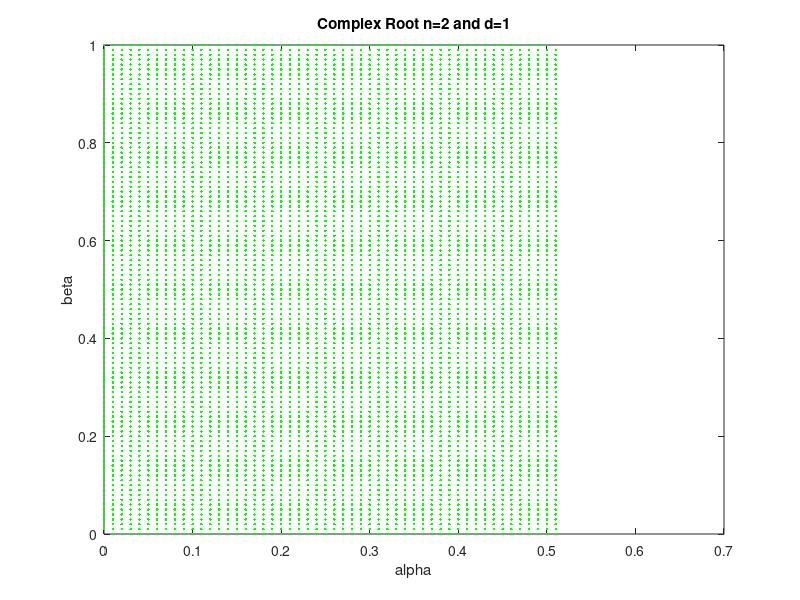
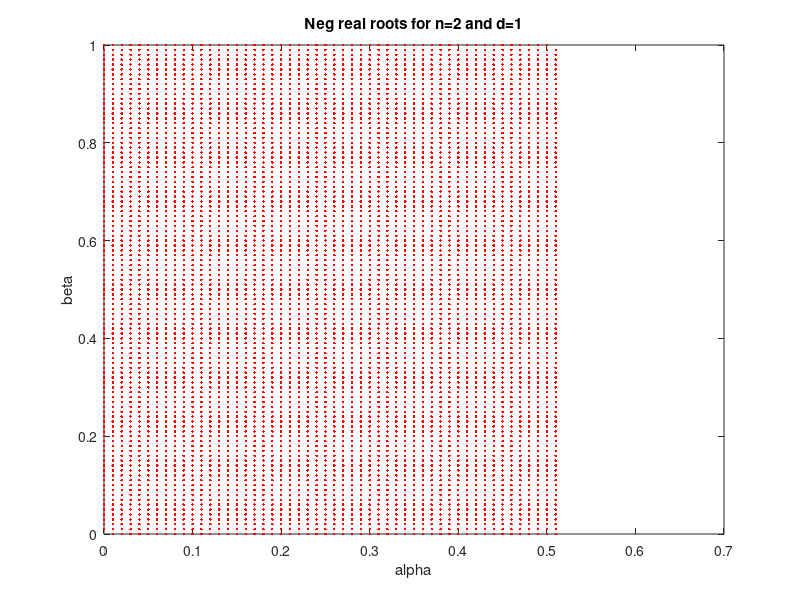
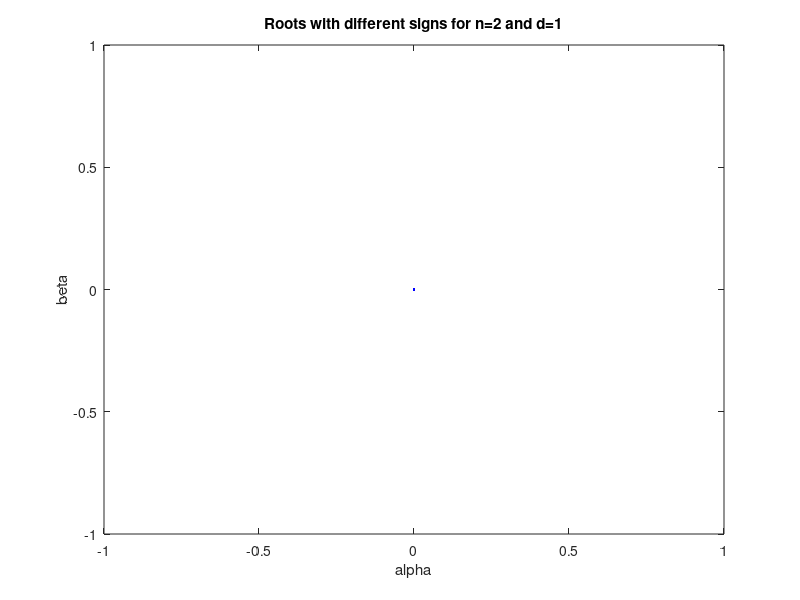
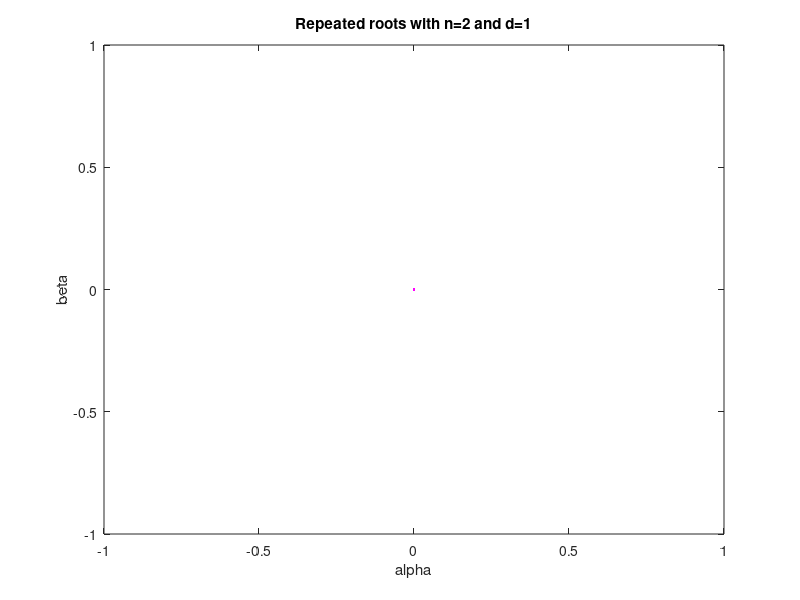

The MATLAB source for these figures, in order:
% This script simulates the parameter space for reaction diffusion system
% with Schnakneberg Model.
% Author Wakil Sarfaraz 27/04/2016
clear all;
tic
xmax =1;
N = 100; %(Number of points on the x, y interval on which the equation is solved.
X = linspace(0,xmax,N+1); %This divides the interval into N equispaced sub intervals.
%X = 0: 1/N :1; This can also be used to create the same X.
[x, y] = meshgrid(X,X); % This creates an (N+1) by (N+1) grid of values ...
                        % of X and assignes them to x and y. (So x and y
                        % are now matrices of size (N+1)x(N+1)
x =x(:);  % This turns the matrix x into a column vector.
y =y(:);  % This turns the matrix y into a column vector.
NNODES = (N+1)^2; % This introduces the number of nodes in the result of triangulation.
NTRI = 2*N^2;  % This is the number of triangles in the mesh.
LNODES = zeros(NTRI, 3); % This creates a zero matrix of the size 'number of triangles by 3'
                         % (since there are 3 vertices for each triangle.

for i = 1:N
    for j = 1: N
        LNODES(i+2*(j-1)*N,1) = i+(j-1)*(N+1);%This numbers each of the first nodes of all the lower triangles in each square.
        LNODES(i+2*(j-1)*N,2) = i+j*(N+1); % This numbers each of the second nodes of all the lower triangles in each square.
        LNODES(i+2*(j-1)*N,3) = (i+1)+(j-1)*(N+1); % This numbers each of the third nodes of all the lower triangles in each square.
        
        LNODES(i+N+2*(j-1)*N,1) = i+1+j*(N+1); %This numbers each of the first nodes of all the upper triangles in each square.
        LNODES(i+N+2*(j-1)*N,2) = (i+1)+(j-1)*(N+1);%This numbers each of the second nodes of all the upper triangles in each square.
        LNODES(i+N+2*(j-1)*N,3) = i+j*(N+1);%This numbers each of the third nodes of all the upper triangles in each square.
                                            % Here for those nodes that
                                            % some triangles share (copy
                                            % and paste can work).
    end
end


M = 10;
dmax = 1;
D = linspace(0,dmax,M-1);

for n = 1 : 2
    for k = 1: length(D)
        d = D(k)
u = (-(x+y).*(2*n^2*pi^2*(d+1)+(x+y).^2)-x+y)./(2*(x+y));
limitu =[min(u) max(u)]
Ru = zeros(NNODES, 2);
for i = 1: NNODES
    for j = 1 : 3
    if (u(LNODES(i,j)) < 0)
        Ru(i,1) = x(LNODES(i,j));
        Ru(i,2) = y(LNODES(i,j));
    end
  
    end
    
end

figure(1)
plot(Ru(:,1),Ru(:,2),'.','Color','g')
title(['Complex Root n=',num2str(n),' and d=',num2str(D(k))])
xlabel('alpha')
ylabel('beta')







 
  g = sqrt((x+y).*(4*n^2*pi^2*(d-1)*(n^2*pi^2*(d-1)*(x+y)+(x+y).^3+x-y)+(x+y).*(x+y-1).^2)-4*x.*y);%./(2*(x+y));
 limitg =[min(g) max(g)]
Rg1 = zeros(NNODES, 2);
for i = 1: NNODES
    for j = 1 : 3
    if (g(LNODES(i,j)) < abs(u(LNODES(i,j))))
        Rg1(i,1) = x(LNODES(i,j));
        Rg1(i,2) = y(LNODES(i,j));
    end
  
    end
    
end
figure(2)
plot(Rg1(:,1),Rg1(:,2),'.','Color','r')
title(['Neg real roots for n=',num2str(n),' and d=',num2str(D(k))] )
xlabel('alpha')
ylabel('beta')




 Rg2 = zeros(NNODES,2);
 for i = 1: NNODES
    for j = 1 : 3
    if (g(LNODES(i,j)) > abs(u(LNODES(i,j))))
        Rg2(i,1) = x(LNODES(i,j));
        Rg2(i,2) = y(LNODES(i,j));
    end
  
    end
    
end
figure(3)
plot(Rg2(:,1),Rg2(:,2),'.','Color','b')
title(['Roots with different signs for n=',num2str(n),' and d=',num2str(D(k))] )
xlabel('alpha')
ylabel('beta')

 Rg3 = zeros(NNODES,2);
 for i = 1: NNODES
    for j = 1 : 3
    if (g(LNODES(i,j)) == 0)
        Rg3(i,1) = x(LNODES(i,j));
        Rg3(i,2) = y(LNODES(i,j));
    end
  
    end
    
end
figure(4)
plot(Rg3(:,1),Rg2(:,2),'.','Color','m')
title(['Repeated roots with n=',num2str(n),' and d=',num2str(D(k))] )
xlabel('alpha')
ylabel('beta')


% figure(5)
% trisurf(LNODES,x,y,u)
% shading interp
% 
% figure(6)
% trisurf(LNODES,x,y,g)
% shading interp
pause(1e-5)
    end
end